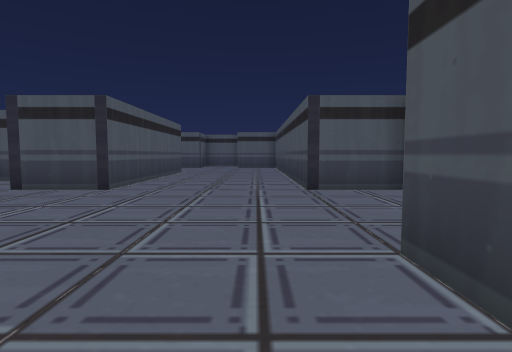
[1] (above)

23 first-person views from a walk through a 3-D level made in the Unity game engine. The camera is 1.5 m above the floor, tilts 4° down and sees 80° across. The floor is counted in squares, 2 m on a side. Each view is taken from the middle of a square. On the plan, view 1 faces up. The plan holds only what a view shows up to about 10 squares ahead; the rest is blank. The place goes on beyond the plan. The player character is not drawn.

[2]
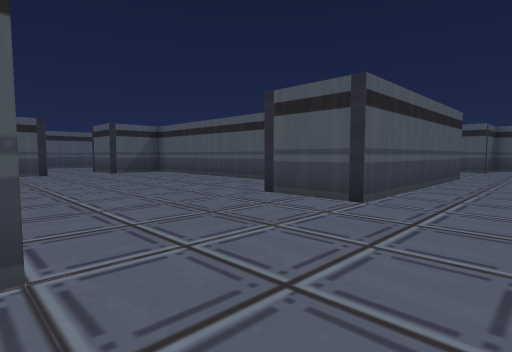

[3]
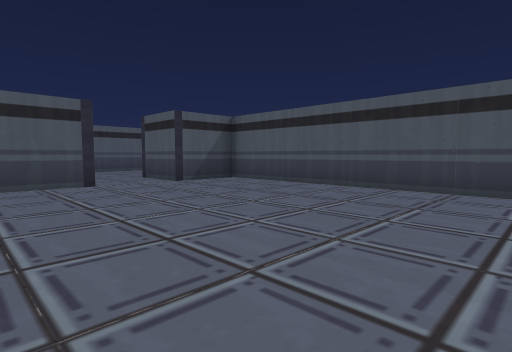

[4]
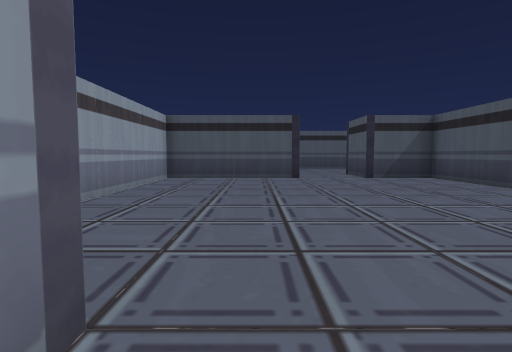

[5]
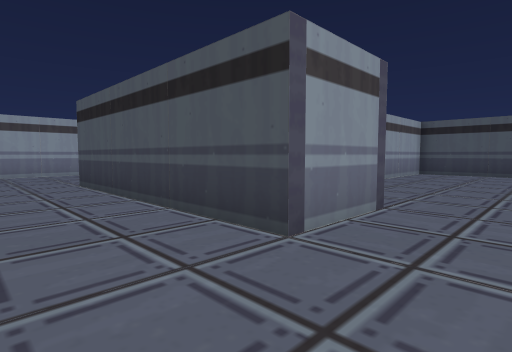

[6]
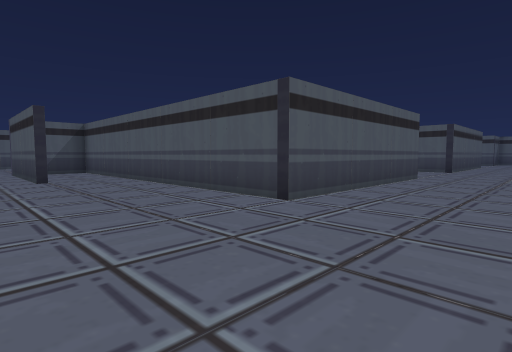

[7]
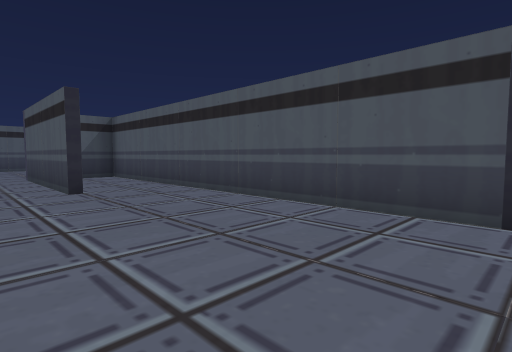

[8]
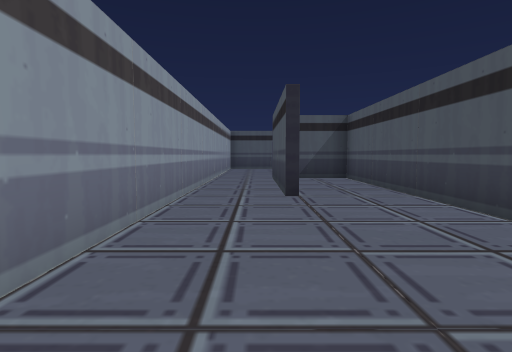

[9]
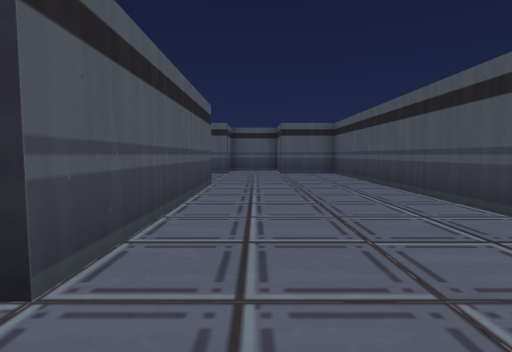

[10]
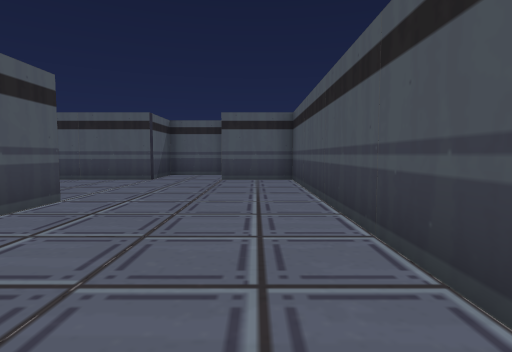

[11]
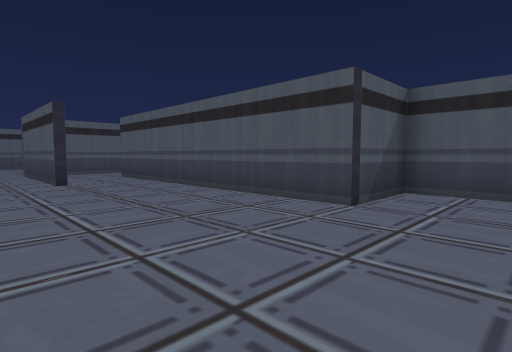

[12]
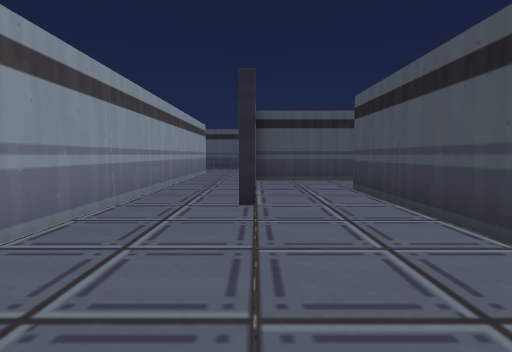

[13]
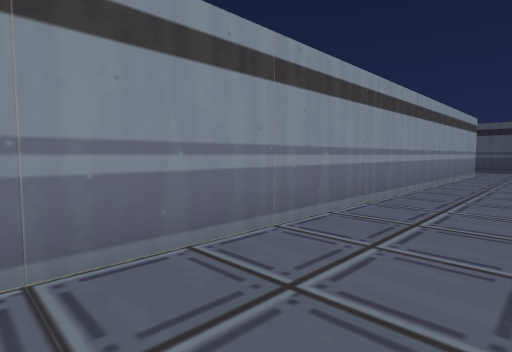

[14]
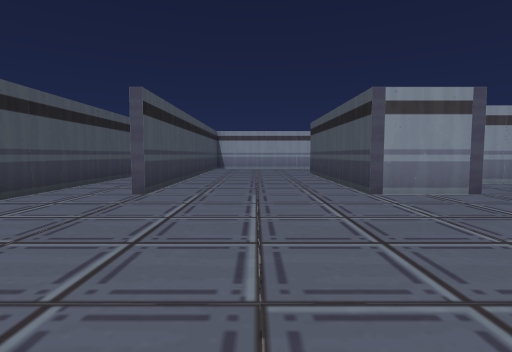

[15]
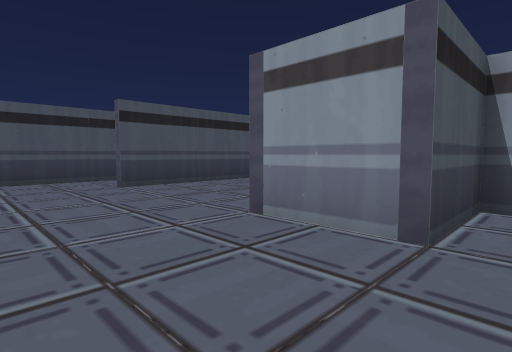

[16]
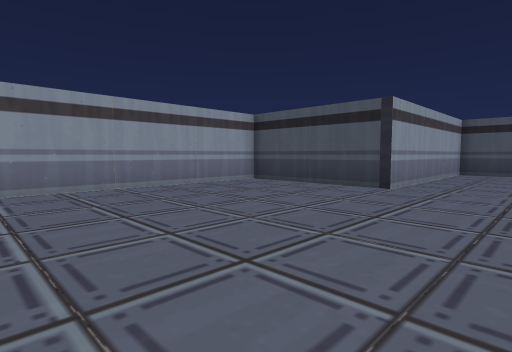

[17]
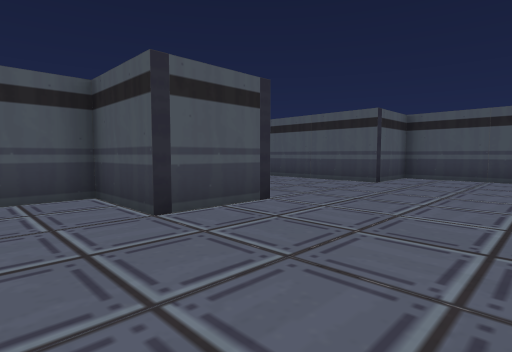

[18]
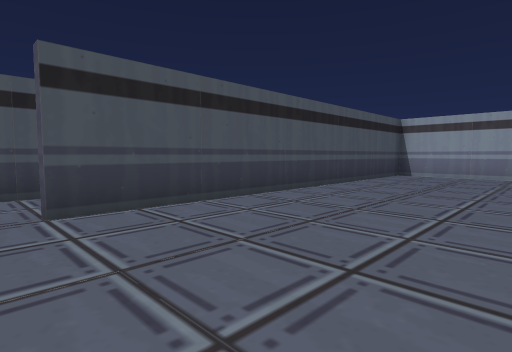

[19]
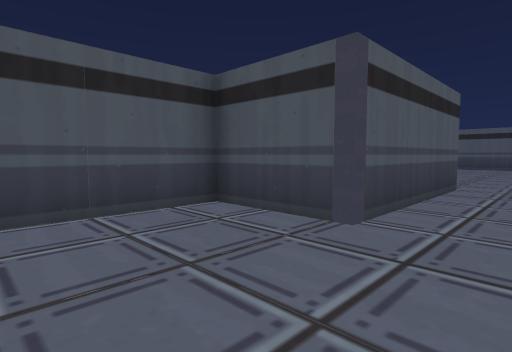

[20]
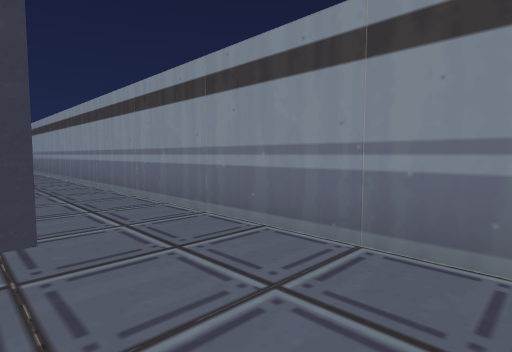

[21]
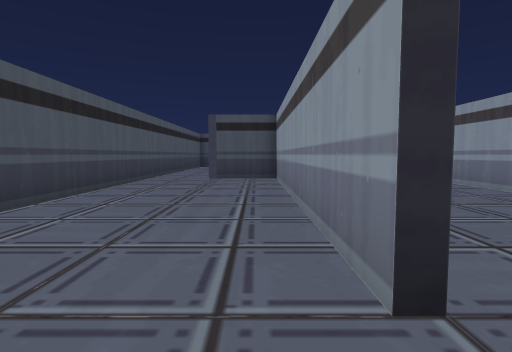

[22]
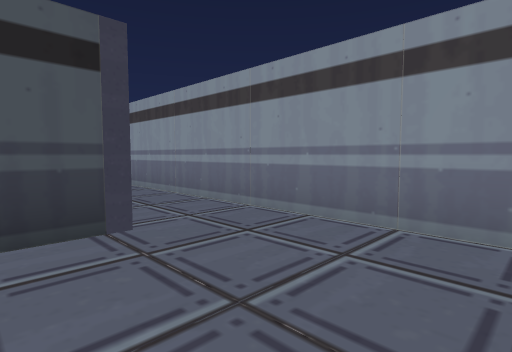

[23]
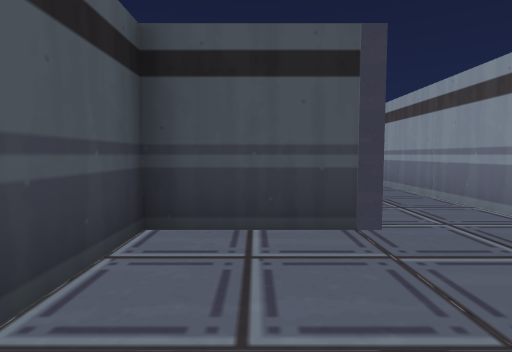

### Floor plan
Points are (right, up) in squares from view 1. A wall is a line through its corners. A room is listed if a view was taken in it or the views show most of it. See-through windows are left out.
Room 1 (views 1, 2, 3, 4, 5, 6, 7, 8, 9, 10, 11, 12, 13, 14, 15, 16, 17, 18, 19, 20, 22, 23)
walls: (-3.1, 12.9) (-3.1, 6.5) (-5.3, 6.5) (-5.3, 8.6) (-13.8, 8.6) (-13.8, 6.5) (-15.8, 6.5); (-15.5, 4.4) (-13.8, 4.4) (-13.8, 0.2) (-5.3, 0.2) (-5.3, 2.3) (-3.1, 2.3) (-3.1, -4.1) (-13.8, -4.1) (-13.8, -5.6); (3.2, -2.1) (3.2, 6.5) (1.1, 6.5) (1.1, 17.1) (-1.1, 17.1); (-9.5, -6.5) (-14, -6.5) (-14, -4.1) (-16.7, -4.1); (-9.5, 14.8) (-13.4, 14.8); (-2.9, -8.3) (-0.1, -8.3); (1.1, -7.1) (1.1, 2.4); (-14, 14.6) (-14, 17.1) (-15.7, 17.1); (-17.1, 12.9) (-5, 12.9); (-1.5, 19.2) (-3.1, 19.2) (-3.1, 17.1) (-11.6, 17.1); (-16.9, -8.3) (-5.1, -8.3)
ways out: opening at (-10.5, 16) to room 3; opening at (-14.5, 5.5)
Room 2 (view 21)
walls: (-3, 21.4) (-9.1, 21.4); (-11.7, 17.4) (-3.4, 17.4) (-3.4, 19.5)
ways out: opening at (-12.5, 17) to room 3
Room 3 (no view inside)
walls: (-13.8, 17.9) (-13.8, 15)
ways out: opening at (-10.5, 16) to room 1; opening at (-12.5, 17) to room 2

Positions as (right, up) in squares from view 1, and headings:
1: (0, 0), facing up
2: (-1, 2), facing up-left
3: (-6, 2), facing up-left
4: (-4, 3), facing left
5: (-1, 4), facing down-left
6: (0, -8), facing up-left
7: (-3, -8), facing up-left
8: (-4, -7), facing left
9: (-2, 5), facing up
10: (0, 8), facing up
11: (-1, 13), facing up-left
12: (-5, 15), facing left
13: (-5, 15), facing down-left
14: (-1, 8), facing down
15: (-6, 5), facing down-right
16: (-7, 7), facing down-left
17: (-7, 3), facing up-right
18: (-3, 3), facing down-right
19: (-17, -8), facing up-right
20: (-17, -6), facing down-right
21: (-13, 18), facing right
22: (-17, 16), facing down-right
23: (-17, 16), facing right
